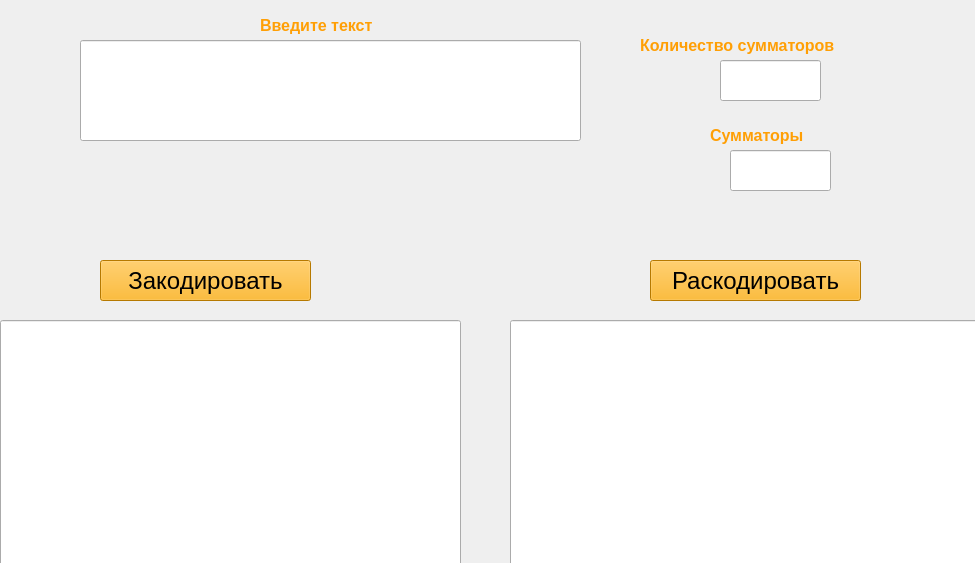
<?xml version="1.0" encoding="UTF-8"?>
<ui version="4.0">
 <class>MainWindow</class>
 <widget class="QMainWindow" name="MainWindow">
  <property name="geometry">
   <rect>
    <x>0</x>
    <y>0</y>
    <width>975</width>
    <height>563</height>
   </rect>
  </property>
  <property name="sizePolicy">
   <sizepolicy hsizetype="Preferred" vsizetype="Preferred">
    <horstretch>1</horstretch>
    <verstretch>0</verstretch>
   </sizepolicy>
  </property>
  <property name="acceptDrops">
   <bool>true</bool>
  </property>
  <property name="windowTitle">
   <string>Сверточные коды</string>
  </property>
  <property name="windowIcon">
   <iconset>
    <normaloff>../icon.png</normaloff>../icon.png</iconset>
  </property>
  <property name="styleSheet">
   <string notr="true"/>
  </property>
  <widget class="QWidget" name="centralwidget">
   <widget class="QLineEdit" name="lineEdit">
    <property name="geometry">
     <rect>
      <x>80</x>
      <y>40</y>
      <width>501</width>
      <height>101</height>
     </rect>
    </property>
   </widget>
   <widget class="QLineEdit" name="lineEdit_2">
    <property name="geometry">
     <rect>
      <x>720</x>
      <y>60</y>
      <width>101</width>
      <height>41</height>
     </rect>
    </property>
    <property name="font">
     <font>
      <pointsize>10</pointsize>
     </font>
    </property>
   </widget>
   <widget class="QLabel" name="label_3">
    <property name="geometry">
     <rect>
      <x>260</x>
      <y>10</y>
      <width>201</width>
      <height>31</height>
     </rect>
    </property>
    <property name="palette">
     <palette>
      <active/>
      <inactive/>
      <disabled/>
     </palette>
    </property>
    <property name="font">
     <font>
      <pointsize>12</pointsize>
      <weight>75</weight>
      <bold>true</bold>
     </font>
    </property>
    <property name="styleSheet">
     <string notr="true"/>
    </property>
    <property name="text">
     <string>&lt;html&gt;&lt;head/&gt;&lt;body&gt;&lt;p&gt;&lt;span style=&quot; color:#ff9f05;&quot;&gt;Введите текст&lt;/span&gt;&lt;/p&gt;&lt;/body&gt;&lt;/html&gt;</string>
    </property>
   </widget>
   <widget class="QPushButton" name="pushButton">
    <property name="geometry">
     <rect>
      <x>100</x>
      <y>260</y>
      <width>211</width>
      <height>41</height>
     </rect>
    </property>
    <property name="palette">
     <palette>
      <active>
       <colorrole role="Button">
        <brush brushstyle="SolidPattern">
         <color alpha="255">
          <red>255</red>
          <green>170</green>
          <blue>0</blue>
         </color>
        </brush>
       </colorrole>
       <colorrole role="Base">
        <brush brushstyle="SolidPattern">
         <color alpha="255">
          <red>255</red>
          <green>170</green>
          <blue>0</blue>
         </color>
        </brush>
       </colorrole>
       <colorrole role="Window">
        <brush brushstyle="SolidPattern">
         <color alpha="255">
          <red>255</red>
          <green>170</green>
          <blue>0</blue>
         </color>
        </brush>
       </colorrole>
      </active>
      <inactive>
       <colorrole role="Button">
        <brush brushstyle="SolidPattern">
         <color alpha="255">
          <red>255</red>
          <green>170</green>
          <blue>0</blue>
         </color>
        </brush>
       </colorrole>
       <colorrole role="Base">
        <brush brushstyle="SolidPattern">
         <color alpha="255">
          <red>255</red>
          <green>170</green>
          <blue>0</blue>
         </color>
        </brush>
       </colorrole>
       <colorrole role="Window">
        <brush brushstyle="SolidPattern">
         <color alpha="255">
          <red>255</red>
          <green>170</green>
          <blue>0</blue>
         </color>
        </brush>
       </colorrole>
      </inactive>
      <disabled>
       <colorrole role="Button">
        <brush brushstyle="SolidPattern">
         <color alpha="255">
          <red>255</red>
          <green>170</green>
          <blue>0</blue>
         </color>
        </brush>
       </colorrole>
       <colorrole role="Base">
        <brush brushstyle="SolidPattern">
         <color alpha="255">
          <red>255</red>
          <green>170</green>
          <blue>0</blue>
         </color>
        </brush>
       </colorrole>
       <colorrole role="Window">
        <brush brushstyle="SolidPattern">
         <color alpha="255">
          <red>255</red>
          <green>170</green>
          <blue>0</blue>
         </color>
        </brush>
       </colorrole>
      </disabled>
     </palette>
    </property>
    <property name="font">
     <font>
      <pointsize>18</pointsize>
     </font>
    </property>
    <property name="autoFillBackground">
     <bool>false</bool>
    </property>
    <property name="styleSheet">
     <string notr="true">background-color: rgb(255, 170, 0);</string>
    </property>
    <property name="text">
     <string>Закодировать</string>
    </property>
   </widget>
   <widget class="QLabel" name="label_4">
    <property name="geometry">
     <rect>
      <x>0</x>
      <y>0</y>
      <width>1011</width>
      <height>721</height>
     </rect>
    </property>
    <property name="styleSheet">
     <string notr="true">image: url(:/newPrefix/bck.jpg);</string>
    </property>
    <property name="text">
     <string/>
    </property>
    <property name="pixmap">
     <pixmap>bck.jpg</pixmap>
    </property>
   </widget>
   <widget class="QPushButton" name="pushButton_2">
    <property name="geometry">
     <rect>
      <x>650</x>
      <y>260</y>
      <width>211</width>
      <height>41</height>
     </rect>
    </property>
    <property name="palette">
     <palette>
      <active>
       <colorrole role="Button">
        <brush brushstyle="SolidPattern">
         <color alpha="255">
          <red>255</red>
          <green>170</green>
          <blue>0</blue>
         </color>
        </brush>
       </colorrole>
       <colorrole role="Base">
        <brush brushstyle="SolidPattern">
         <color alpha="255">
          <red>255</red>
          <green>170</green>
          <blue>0</blue>
         </color>
        </brush>
       </colorrole>
       <colorrole role="Window">
        <brush brushstyle="SolidPattern">
         <color alpha="255">
          <red>255</red>
          <green>170</green>
          <blue>0</blue>
         </color>
        </brush>
       </colorrole>
      </active>
      <inactive>
       <colorrole role="Button">
        <brush brushstyle="SolidPattern">
         <color alpha="255">
          <red>255</red>
          <green>170</green>
          <blue>0</blue>
         </color>
        </brush>
       </colorrole>
       <colorrole role="Base">
        <brush brushstyle="SolidPattern">
         <color alpha="255">
          <red>255</red>
          <green>170</green>
          <blue>0</blue>
         </color>
        </brush>
       </colorrole>
       <colorrole role="Window">
        <brush brushstyle="SolidPattern">
         <color alpha="255">
          <red>255</red>
          <green>170</green>
          <blue>0</blue>
         </color>
        </brush>
       </colorrole>
      </inactive>
      <disabled>
       <colorrole role="Button">
        <brush brushstyle="SolidPattern">
         <color alpha="255">
          <red>255</red>
          <green>170</green>
          <blue>0</blue>
         </color>
        </brush>
       </colorrole>
       <colorrole role="Base">
        <brush brushstyle="SolidPattern">
         <color alpha="255">
          <red>255</red>
          <green>170</green>
          <blue>0</blue>
         </color>
        </brush>
       </colorrole>
       <colorrole role="Window">
        <brush brushstyle="SolidPattern">
         <color alpha="255">
          <red>255</red>
          <green>170</green>
          <blue>0</blue>
         </color>
        </brush>
       </colorrole>
      </disabled>
     </palette>
    </property>
    <property name="font">
     <font>
      <pointsize>18</pointsize>
     </font>
    </property>
    <property name="autoFillBackground">
     <bool>false</bool>
    </property>
    <property name="styleSheet">
     <string notr="true">background-color: rgb(255, 170, 0);</string>
    </property>
    <property name="text">
     <string>Раскодировать</string>
    </property>
   </widget>
   <widget class="QLabel" name="label_5">
    <property name="geometry">
     <rect>
      <x>640</x>
      <y>30</y>
      <width>261</width>
      <height>31</height>
     </rect>
    </property>
    <property name="palette">
     <palette>
      <active/>
      <inactive/>
      <disabled/>
     </palette>
    </property>
    <property name="font">
     <font>
      <pointsize>12</pointsize>
      <weight>75</weight>
      <bold>true</bold>
     </font>
    </property>
    <property name="styleSheet">
     <string notr="true"/>
    </property>
    <property name="text">
     <string>&lt;html&gt;&lt;head/&gt;&lt;body&gt;&lt;p&gt;&lt;span style=&quot; color:#ff9f05;&quot;&gt;Количество сумматоров&lt;/span&gt;&lt;/p&gt;&lt;/body&gt;&lt;/html&gt;</string>
    </property>
   </widget>
   <widget class="QLabel" name="label_6">
    <property name="geometry">
     <rect>
      <x>710</x>
      <y>120</y>
      <width>141</width>
      <height>31</height>
     </rect>
    </property>
    <property name="palette">
     <palette>
      <active/>
      <inactive/>
      <disabled/>
     </palette>
    </property>
    <property name="font">
     <font>
      <pointsize>12</pointsize>
      <weight>75</weight>
      <bold>true</bold>
     </font>
    </property>
    <property name="toolTip">
     <string>&lt;html&gt;&lt;head/&gt;&lt;body&gt;&lt;p&gt;&lt;span style=&quot; font-style:italic; color:#ff0000;&quot;&gt;Введите слитно, например: 01 или 20&lt;/span&gt;&lt;/p&gt;&lt;/body&gt;&lt;/html&gt;</string>
    </property>
    <property name="styleSheet">
     <string notr="true"/>
    </property>
    <property name="text">
     <string>&lt;html&gt;&lt;head/&gt;&lt;body&gt;&lt;p&gt;&lt;span style=&quot; color:#ff9f05;&quot;&gt;Сумматоры&lt;/span&gt;&lt;/p&gt;&lt;/body&gt;&lt;/html&gt;</string>
    </property>
   </widget>
   <widget class="QLineEdit" name="lineEdit_4">
    <property name="geometry">
     <rect>
      <x>730</x>
      <y>150</y>
      <width>101</width>
      <height>41</height>
     </rect>
    </property>
    <property name="font">
     <font>
      <pointsize>10</pointsize>
     </font>
    </property>
   </widget>
   <widget class="QLineEdit" name="lineEdit_3">
    <property name="geometry">
     <rect>
      <x>0</x>
      <y>320</y>
      <width>461</width>
      <height>251</height>
     </rect>
    </property>
    <property name="acceptDrops">
     <bool>false</bool>
    </property>
    <property name="dragEnabled">
     <bool>true</bool>
    </property>
   </widget>
   <widget class="QLineEdit" name="lineEdit_5">
    <property name="geometry">
     <rect>
      <x>510</x>
      <y>320</y>
      <width>471</width>
      <height>251</height>
     </rect>
    </property>
   </widget>
   <zorder>label_4</zorder>
   <zorder>lineEdit</zorder>
   <zorder>lineEdit_2</zorder>
   <zorder>label_3</zorder>
   <zorder>pushButton</zorder>
   <zorder>pushButton_2</zorder>
   <zorder>label_5</zorder>
   <zorder>label_6</zorder>
   <zorder>lineEdit_4</zorder>
   <zorder>lineEdit_3</zorder>
   <zorder>lineEdit_5</zorder>
  </widget>
 </widget>
 <resources>
  <include location="123.qrc"/>
 </resources>
 <connections/>
</ui>
